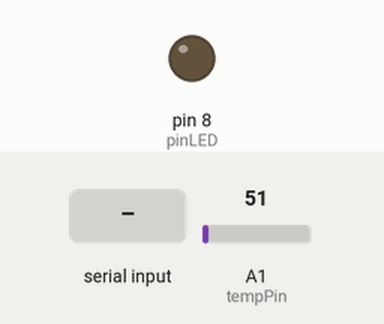
Bench run of a sketch on a simulated Arduino Uno, built with avr-gcc and run on an emulated ATmega328P. On the bench: output pins drawn as LEDs (lit = HIGH). The inputs (shaded band) are chosen by the test bench; at power-on: A1 (tempPin) = 51. What the sketch prints to the serial monitor is not drawn.

Above: at 1.2 s.
1.3 s: "A" received over Serial
At 2.2 s:
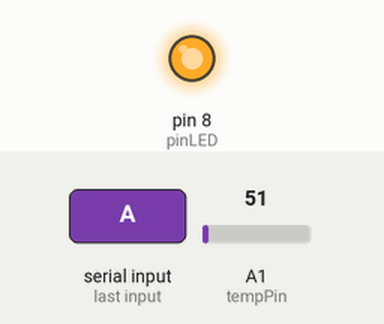
2.8 s: A1 (tempPin) set to 23
4.8 s: A1 (tempPin) set to 18
6.6 s: "S" received over Serial
At 6.9 s:
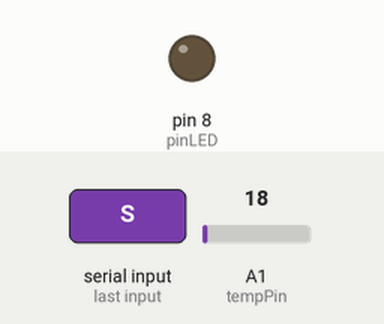
Timing chart, 0 to 9.1 s (numbered marks = the images above; inputs shaded):
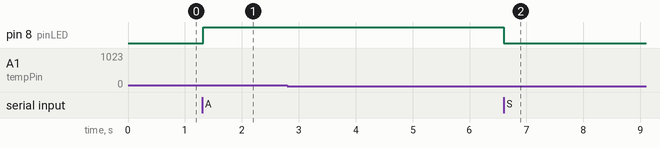

Measured:
- after the input at 1.3 s, pin 8 (pinLED): LOW → HIGH at once
- after the input at 2.8 s, every drawn part: stays the same
- after the input at 4.8 s, every drawn part: stays the same
- after the input at 6.6 s, pin 8 (pinLED): HIGH → LOW at once

The sketch:

ProiectPS2.ino
```cpp
int val;
int tempPin=1; // la ce pin e conectat senzorul de temperatura
int pinLED=8;

void setup()
{
  Serial.begin(9600);
   // Setam pinul LED ca pin de iesire
  pinMode(pinLED, OUTPUT);
}

void loop()
{
  val = analogRead(tempPin);
	 // convertim la grade Celsius
  float temperature = (val * 5.0 * 100.0) / 1024.0;
  Serial.print("TEMPERATURE: ");
  Serial.print(temperature);

  if (Serial.available() > 0) { // verifica daca primeste ceva prin interfata seriala
    char comanda = Serial.read();

    // Verificam comanda primita si controlam LED-ul corespunzator
    if (comanda == 'A') {
      digitalWrite(pinLED, HIGH); // Aprindem LED-ul

    } else if (comanda == 'S') {
      digitalWrite(pinLED, LOW); // Stingem LED-ul
    }
  }

}
```
